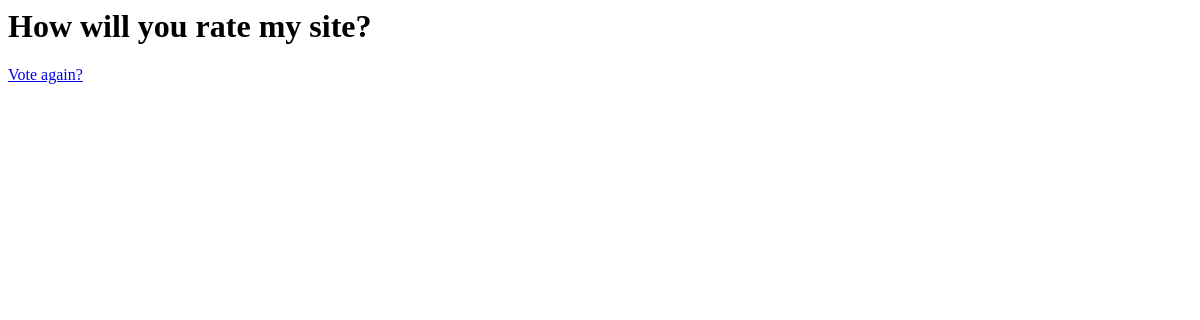
/polls/1/results/, run on an earlier commit of the app's database.
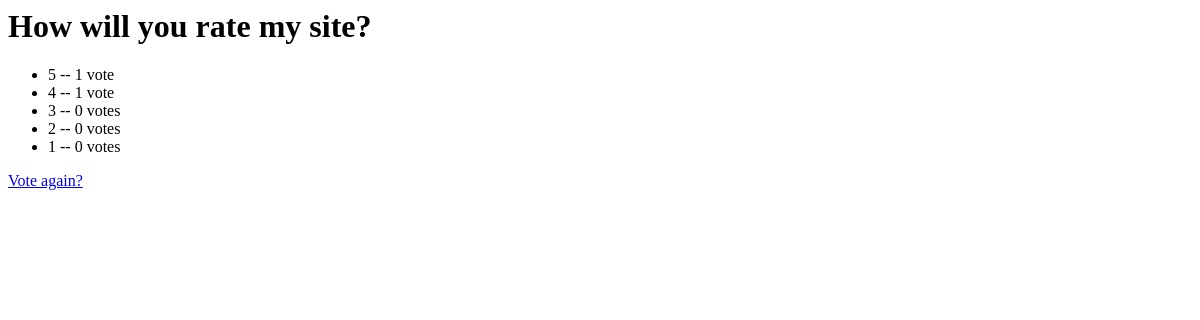
And on a later commit of the database.
### polls/models.py (models this page shows, shortened)
class Question(models.Model):
    question_text = models.CharField(max_length = 200)
    pub_date = models.DateTimeField("date published")

class Choice(models.Model):
    question = models.ForeignKey(Question, on_delete=models.CASCADE)
    choice_text = models.CharField(max_length = 200)
    votes = models.IntegerField(default = 0)

### polls/views.py (the view)
# urls.py: path("<int:pk>/results/", views.ResultsView.as_view(), name="results"),
class ResultsView(generic.DetailView):
    model = Question
    template_name = "polls/results.html"

### polls/templates/polls/results.html
<!DOCTYPE>
<html>
    <head><title>results</title></head>
    <body>
        <h1>{{ question.question_text }}</h1>
        <ul>
            {% for choice in question.choice_set.all %}
            <li>{{ choice.choice_text }} -- {{ choice.votes }} vote{{ choice.votes|pluralize }}</li>
            {% endfor %}
        </ul>
<a href="{% url 'polls:detail' question.id %}">Vote again?</a>
    </body>
</html>

What changed in the data, as far as the page shows it:
added Choice: choice_text "5", votes "1"
added Choice: choice_text "4", votes "1"
added Choice: choice_text "3", votes "0"
added Choice: choice_text "2", votes "0"
added Choice: choice_text "1", votes "0"
